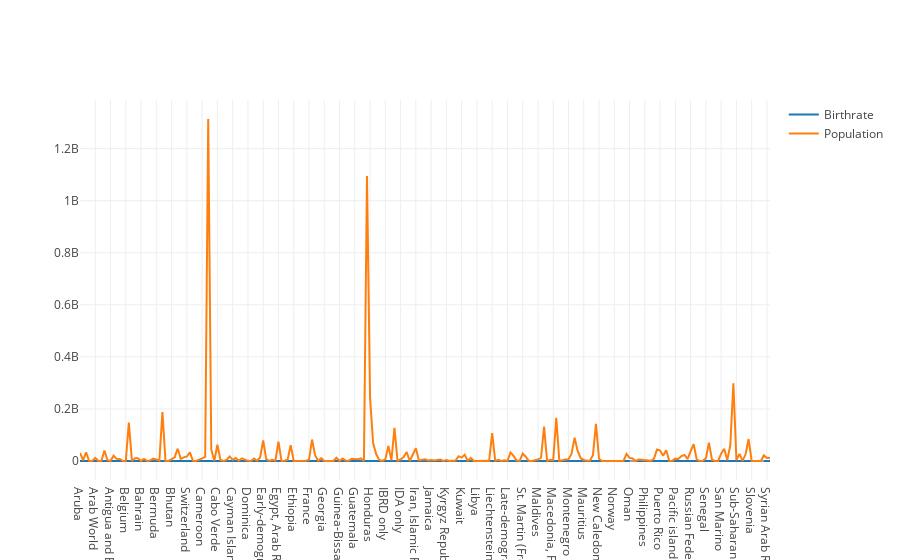

Notebook source saved alongside this figure:
### Code cell
# View dashboard offline
plotly.offline.iplot(data, filename='birthrate_population_by_country')

### Figure 1 — Plotly figure (JSON) as saved in the notebook; plotly's stock layout.template omitted (floating-point values rounded to 4 significant figures; data arrays with more than 128 entries replaced by an {"elided": "..."} marker saying what was removed)
{"data": [{"name": "Birthrate", "type": "scatter", "uid": "6e8611e8-a492-11e8-b42a-b88a605d4570", "x": {"elided": "227 str values"}, "y": {"elided": "227 float values"}}, {"name": "Population", "type": "scatter", "uid": "6e8611e9-a492-11e8-b3dc-b88a605d4570", "x": {"elided": "227 str values"}, "y": {"elided": "227 int values"}}], "layout": {}}
